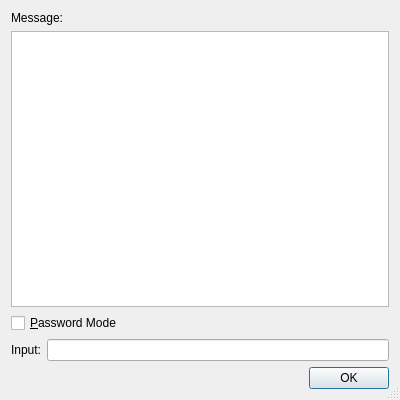
<?xml version="1.0" encoding="UTF-8"?>
<ui version="4.0">
 <class>HgClientPromptDialog</class>
 <widget class="QDialog" name="HgClientPromptDialog">
  <property name="geometry">
   <rect>
    <x>0</x>
    <y>0</y>
    <width>400</width>
    <height>400</height>
   </rect>
  </property>
  <property name="windowTitle">
   <string>Mercurial Client Input</string>
  </property>
  <property name="sizeGripEnabled">
   <bool>true</bool>
  </property>
  <layout class="QGridLayout" name="gridLayout">
   <item row="0" column="0" colspan="2">
    <widget class="QLabel" name="label">
     <property name="text">
      <string>Message:</string>
     </property>
    </widget>
   </item>
   <item row="1" column="0" colspan="2">
    <widget class="QPlainTextEdit" name="messageEdit">
     <property name="toolTip">
      <string>Shows the message sent by the Mercurial server</string>
     </property>
     <property name="tabChangesFocus">
      <bool>true</bool>
     </property>
     <property name="readOnly">
      <bool>true</bool>
     </property>
    </widget>
   </item>
   <item row="2" column="0" colspan="2">
    <widget class="QCheckBox" name="passwordCheckBox">
     <property name="toolTip">
      <string>Select to switch the input field to password mode</string>
     </property>
     <property name="text">
      <string>&amp;Password Mode</string>
     </property>
     <property name="shortcut">
      <string>Alt+P</string>
     </property>
    </widget>
   </item>
   <item row="3" column="0">
    <widget class="QLabel" name="label_2">
     <property name="text">
      <string>Input:</string>
     </property>
    </widget>
   </item>
   <item row="3" column="1">
    <widget class="QLineEdit" name="inputEdit">
     <property name="toolTip">
      <string>Enter the response to be sent to the Mercurial server</string>
     </property>
    </widget>
   </item>
   <item row="4" column="0" colspan="2">
    <widget class="QDialogButtonBox" name="buttonBox">
     <property name="orientation">
      <enum>Qt::Horizontal</enum>
     </property>
     <property name="standardButtons">
      <set>QDialogButtonBox::Ok</set>
     </property>
    </widget>
   </item>
  </layout>
 </widget>
 <tabstops>
  <tabstop>passwordCheckBox</tabstop>
  <tabstop>inputEdit</tabstop>
  <tabstop>messageEdit</tabstop>
 </tabstops>
 <resources/>
 <connections>
  <connection>
   <sender>buttonBox</sender>
   <signal>accepted()</signal>
   <receiver>HgClientPromptDialog</receiver>
   <slot>accept()</slot>
   <hints>
    <hint type="sourcelabel">
     <x>248</x>
     <y>254</y>
    </hint>
    <hint type="destinationlabel">
     <x>157</x>
     <y>274</y>
    </hint>
   </hints>
  </connection>
  <connection>
   <sender>buttonBox</sender>
   <signal>rejected()</signal>
   <receiver>HgClientPromptDialog</receiver>
   <slot>reject()</slot>
   <hints>
    <hint type="sourcelabel">
     <x>316</x>
     <y>260</y>
    </hint>
    <hint type="destinationlabel">
     <x>286</x>
     <y>274</y>
    </hint>
   </hints>
  </connection>
 </connections>
</ui>
